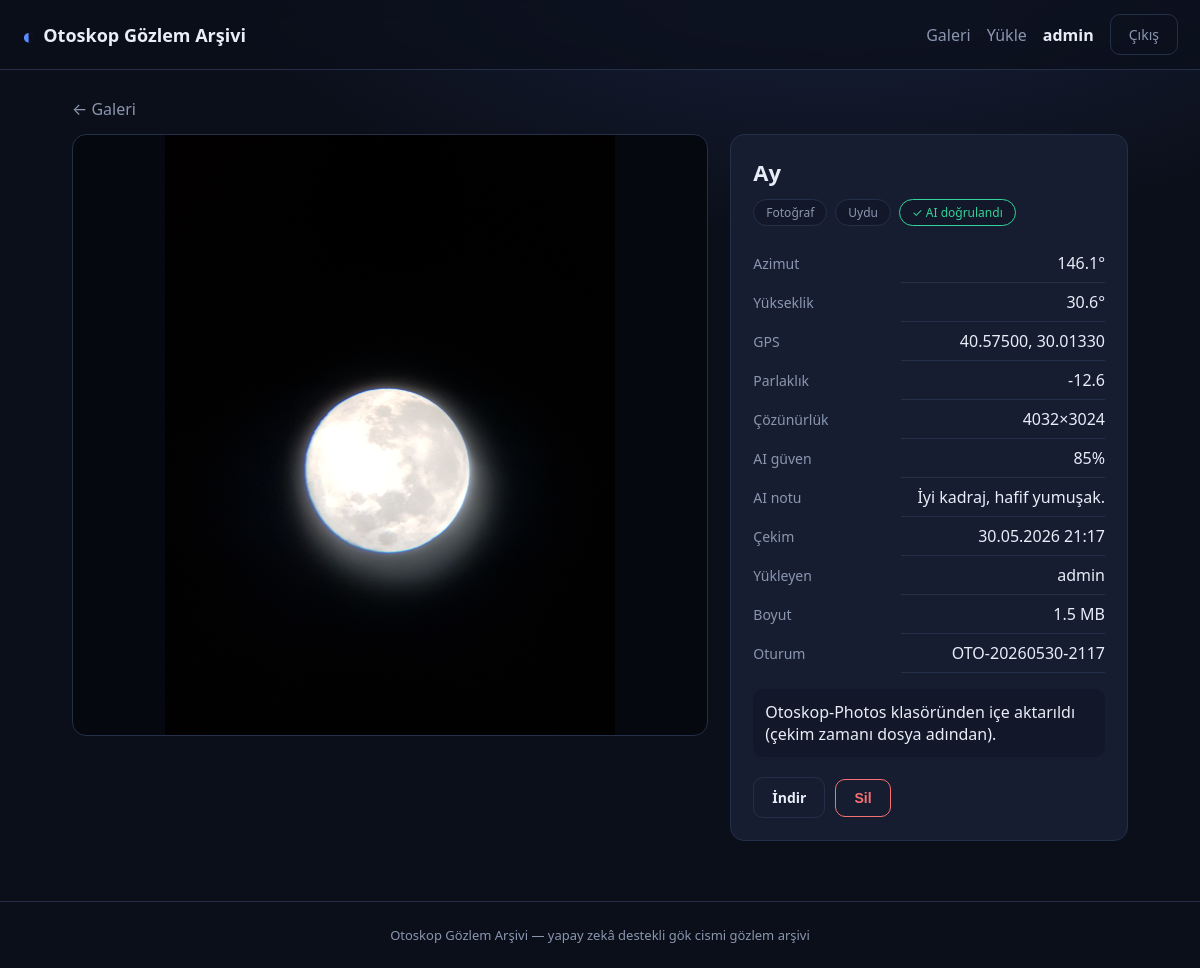
/media.php?id=18 (signed in), run on the app's committed database.
### tables this page shows
CREATE TABLE `users` (
  `id` int(11) NOT NULL AUTO_INCREMENT,
  `username` varchar(50) NOT NULL,
  `email` varchar(190) NOT NULL,
  `password_hash` varchar(255) NOT NULL,
  `role` enum('user','admin') NOT NULL DEFAULT 'user',
  `created_at` datetime NOT NULL DEFAULT current_timestamp(),
  PRIMARY KEY (`id`),
  UNIQUE KEY `username` (`username`),
  UNIQUE KEY `email` (`email`)
);

CREATE TABLE `media` (
  `id` int(11) NOT NULL AUTO_INCREMENT,
  `user_id` int(11) NOT NULL,
  `type` enum('photo','video') NOT NULL,
  `file_name` varchar(255) NOT NULL,
  `original_name` varchar(255) DEFAULT NULL,
  `mime` varchar(100) DEFAULT NULL,
  `file_size` bigint(20) DEFAULT 0,
  `target_name` varchar(120) DEFAULT NULL,
  `object_type` varchar(40) DEFAULT NULL,
  `azimuth` double DEFAULT NULL,
  `altitude` double DEFAULT NULL,
  `gps_lat` double DEFAULT NULL,
  `gps_lon` double DEFAULT NULL,
  `magnitude` double DEFAULT NULL,
  `ai_verified` tinyint(1) DEFAULT 0,
  `ai_confidence` double DEFAULT NULL,
  `ai_message` varchar(255) DEFAULT NULL,
  `width` int(11) DEFAULT NULL,
  `height` int(11) DEFAULT NULL,
  `fps` double DEFAULT NULL,
  `duration_sec` double DEFAULT NULL,
  `session_id` varchar(64) DEFAULT NULL,
  `notes` text DEFAULT NULL,
  `captured_at` datetime DEFAULT NULL,
  `created_at` datetime NOT NULL DEFAULT current_timestamp(),
  PRIMARY KEY (`id`),
  KEY `idx_user` (`user_id`),
  KEY `idx_type` (`type`),
  KEY `idx_target` (`target_name`),
  KEY `idx_captured` (`captured_at`),
  CONSTRAINT `fk_media_user` FOREIGN KEY (`user_id`) REFERENCES `users` (`id`) ON DELETE CASCADE
);

### db.php (called while the page is built, shortened)
<?php
function db(): mysqli
{
    static $conn = null;
    if ($conn instanceof mysqli) {
        return $conn;
    }
    $conn = new mysqli(DB_HOST, DB_USER, DB_PASS, DB_NAME, DB_PORT);
    $conn->set_charset('utf8mb4');
    return $conn;
}

### media.php (the view, shortened to what this page needs)
<?php
require_once __DIR__ . '/lib.php';
$u = require_login();
$id = (int)($_GET['id'] ?? 0);
$stmt = db()->prepare('SELECT m.*, us.username FROM media m JOIN users us ON us.id = m.user_id WHERE m.id = ?');
$stmt->bind_param('i', $id);
$stmt->execute();
$m = $stmt->get_result()->fetch_assoc();
$canDelete = ((int)$m['user_id'] === (int)$u['id']) || $u['role'] === 'admin';
page_header($m['target_name'] ?: 'Medya');
?>
<a class="back" href="gallery.php">← Galeri</a>
<div class="detail">
    <div class="viewer">
        <?php if ($m['type'] === 'photo'): ?>
            <img src="uploads/<?= e($m['file_name']) ?>" alt="<?= e($m['target_name']) ?>">
        <?php else: ?>
            <video src="uploads/<?= e($m['file_name']) ?>" controls preload="metadata"></video>
        <?php endif; ?>
    </div>
    <aside class="meta">
        <h1><?= e($m['target_name'] ?: 'İsimsiz gözlem') ?></h1>
        <div class="tags">
            <span class="tag"><?= $m['type'] === 'photo' ? 'Fotoğraf' : 'Video' ?></span>
            <?php if ($m['object_type']): ?><span class="tag"><?= e($m['object_type']) ?></span><?php endif; ?>
            <?php if ($m['ai_verified']): ?><span class="tag ok">✓ AI doğrulandı</span><?php endif; ?>
        </div>
        <table class="kv">
            <tr><th>Azimut</th><td><?= deg($m['azimuth'] !== null ? (float)$m['azimuth'] : null) ?></td></tr>
            <tr><th>Yükseklik</th><td><?= deg($m['altitude'] !== null ? (float)$m['altitude'] : null) ?></td></tr>
            <tr><th>GPS</th><td><?= $m['gps_lat'] !== null ? e(number_format((float)$m['gps_lat'], 5)) . ', ' . e(number_format((float)$m['gps_lon'], 5)) : '—' ?></td></tr>
            <tr><th>Parlaklık</th><td><?= $m['magnitude'] !== null ? e($m['magnitude']) : '—' ?></td></tr>
            <?php if ($m['type'] === 'video'): ?>
                <tr><th>FPS</th><td><?= $m['fps'] !== null ? e($m['fps']) : '—' ?></td></tr>
                <tr><th>Süre</th><td><?= $m['duration_sec'] !== null ? e($m['duration_sec']) . ' sn' : '—' ?></td></tr>
            <?php else: ?>
                <tr><th>Çözünürlük</th><td><?= $m['width'] ? e($m['width']) . '×' . e($m['height']) : '—' ?></td></tr>
            <?php endif; ?>
            <tr><th>AI güven</th><td><?= $m['ai_confidence'] !== null ? e(round((float)$m['ai_confidence'] * 100)) . '%' : '—' ?></td></tr>
            <?php if ($m['ai_message']): ?><tr><th>AI notu</th><td><?= e($m['ai_message']) ?></td></tr><?php endif; ?>
            <tr><th>Çekim</th><td><?= e(date('d.m.Y H:i', strtotime($m['captured_at']))) ?></td></tr>
            <tr><th>Yükleyen</th><td><?= e($m['username']) ?></td></tr>
            <tr><th>Boyut</th><td><?= human_size((int)$m['file_size']) ?></td></tr>
            <?php if ($m['session_id']): ?><tr><th>Oturum</th><td><?= e($m['session_id']) ?></td></tr><?php endif; ?>
        </table>
        <?php if ($m['notes']): ?>
            <p class="notes"><?= nl2br(e($m['notes'])) ?></p>
        <?php endif; ?>
        <div class="actions">
            <a class="btn-ghost" href="uploads/<?= e($m['file_name']) ?>" download>İndir</a>
            <?php if ($canDelete): ?>
                <form method="post" onsubmit="return confirm('Bu medyayı silmek istediğine emin misin?');">
                    <button class="btn-danger" type="submit">Sil</button>
                </form>
            <?php endif; ?>
        </div>
    </aside>
</div>
<?php page_footer();

### lib.php (shortened to what this page needs)
<?php
require_once __DIR__ . '/db.php';
function e(?string $s): string
{
    return htmlspecialchars((string)$s, ENT_QUOTES, 'UTF-8');
}
function current_user(): ?array
{
    static $cache = null;
    if ($cache !== null) {
        return $cache;
    }
    $stmt = db()->prepare('SELECT id, username, email, role, created_at FROM users WHERE id = ?');
    $stmt->bind_param('i', $_SESSION['uid']);
    $stmt->execute();
    $cache = $stmt->get_result()->fetch_assoc() ?: null;
    return $cache;
}
function require_login(): array
{
    $u = current_user();
    return $u;
}
function human_size(int $bytes): string
{
    $u = ['B', 'KB', 'MB', 'GB'];
    $i = (int)floor(log($bytes, 1024));
    $i = min($i, count($u) - 1);
    return round($bytes / (1024 ** $i), 1) . ' ' . $u[$i];
}
function deg(?float $v): string
{
    return $v === null ? '—' : number_format($v, 1, '.', '') . '°';
}
function page_header(string $title): void
{
    $u = current_user();
    ?>
<!DOCTYPE html>
<html lang="tr">
<head>
    <link rel="stylesheet" href="assets/style.css">
</head>
<body>
<header class="topbar">
    <a class="brand" href="gallery.php">
        <span class="logo">◐</span> <?= e(SITE_NAME) ?>
    </a>
    <nav>
        <?php if ($u): ?>
            <a href="gallery.php">Galeri</a>
            <a href="upload.php">Yükle</a>
            <span class="who"><?= e($u['username']) ?></span>
            <a class="btn-ghost" href="logout.php">Çıkış</a>
        <?php else: ?>
            <a href="login.php">Giriş</a>
            <a class="btn" href="register.php">Kayıt ol</a>
        <?php endif; ?>
    </nav>
</header>
<main class="container">
    <?php
}
function page_footer(): void
{
    ?>
</main>
<footer class="foot">
    <span><?= e(SITE_NAME) ?> — yapay zekâ destekli gök cismi gözlem arşivi</span>
</footer>
</body>
</html>
    <?php
}

### assets/style.css (style rules this page uses)
:root { --bg: #0b0f1a; --bg2: #121829; --card: #161d30; --line: #243049; --text: #e8edf7; --muted: #8a96b0; --accent: #5b8cff; --accent2: #8a6bff; --ok: #34d399; --danger: #f87171; --radius: 14px; }
* { box-sizing: border-box; }
body { margin: 0; font-family: system-ui, -apple-system, "Segoe UI", Roboto, sans-serif; background: radial-gradient(1200px 600px at 70% -10%, #1b2440 0%, var(--bg) 55%) fixed; color: var(--text); min-height: 100vh; }
a { color: var(--accent); text-decoration: none; }
.topbar { display: flex; align-items: center; justify-content: space-between; padding: 14px 22px; background: rgba(11, 15, 26, .7); border-bottom: 1px solid var(--line); backdrop-filter: blur(10px); position: sticky; top: 0; z-index: 10; }
.brand { font-weight: 700; font-size: 18px; color: var(--text); display: flex; gap: 8px; align-items: center; }
.logo { color: var(--accent); font-size: 22px; }
.topbar nav { display: flex; align-items: center; gap: 16px; }
.topbar nav a { color: var(--muted); font-weight: 500; }
.who { color: var(--text); font-weight: 600; }
.container { max-width: 1100px; margin: 0 auto; padding: 28px 22px 60px; }
.btn, .btn-ghost, .btn-danger { display: inline-block; padding: 10px 18px; border-radius: 10px; font-weight: 600; cursor: pointer; border: 1px solid transparent; font-size: 14px; transition: .15s; text-align: center; }
.btn-ghost { background: transparent; border-color: var(--line); color: var(--text); }
.btn-danger { background: transparent; border-color: var(--danger); color: var(--danger); }
.back { display: inline-block; margin-bottom: 14px; color: var(--muted); }
.detail { display: grid; grid-template-columns: 1.6fr 1fr; gap: 22px; align-items: start; }
.viewer { background: #05080f; border: 1px solid var(--line); border-radius: var(--radius); overflow: hidden; }
.viewer img, .viewer video { width: 100%; display: block; max-height: 75vh; object-fit: contain; }
.meta { background: var(--card); border: 1px solid var(--line); border-radius: var(--radius); padding: 22px; }
.meta h1 { margin: 0 0 12px; font-size: 22px; }
.tags { display: flex; flex-wrap: wrap; gap: 8px; margin-bottom: 18px; }
.tag { background: var(--bg2); border: 1px solid var(--line); border-radius: 20px; padding: 4px 12px; font-size: 12px; color: var(--muted); }
.tag.ok { color: var(--ok); border-color: var(--ok); }
.kv { width: 100%; border-collapse: collapse; }
.kv th { text-align: left; color: var(--muted); font-weight: 500; padding: 8px 0; width: 42%; font-size: 14px; }
.kv td { text-align: right; padding: 8px 0; border-bottom: 1px solid var(--line); font-variant-numeric: tabular-nums; }
.notes { margin-top: 16px; color: var(--text); background: var(--bg2); padding: 12px; border-radius: 10px; }
.actions { display: flex; gap: 10px; margin-top: 20px; align-items: center; }
.actions form { margin: 0; }
.foot { text-align: center; color: var(--muted); padding: 24px; border-top: 1px solid var(--line); font-size: 13px; }

### data on the page
users: username "admin"
media: file_name (picture), target_name "Ay", object_type "Uydu", azimuth "146.1°", altitude "30.6°", gps_lat "40.57500", gps_lon "30.01330", magnitude "-12.6", width "4032", height "3024", (float)$m['ai_confidence']*100 "85", ai_message "İyi kadraj, hafif yumuşak.", captured_at "30.05.2026 21:17", user.username "admin", file_size "1.5 MB", session "OTO-20260530-2117", notes "Otoskop-Photos klasöründen içe aktarıldı (çekim zamanı dosya adından)."

### other printed values
SITE_NAME "Otoskop Gözlem Arşivi"
